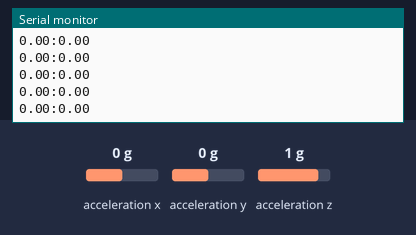
Bench run of a sketch on a simulated Arduino Uno, built for the host (arithmetic inside an expression is 32-bit, double 64-bit). On the bench: the last lines printed to the serial monitor. The inputs (shaded band) are chosen by the test bench; at power-on: acceleration x 0 g, acceleration y 0 g, acceleration z 1 g.

Above: at 1.2 s.
1.3 s: acceleration x set to -1.4 g
At 2.3 s:
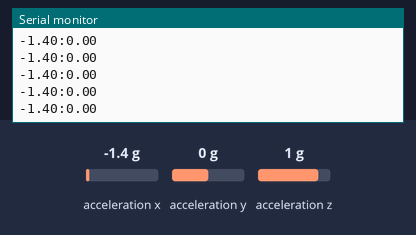
2.8 s: acceleration y set to -1.4 g
At 3.8 s:
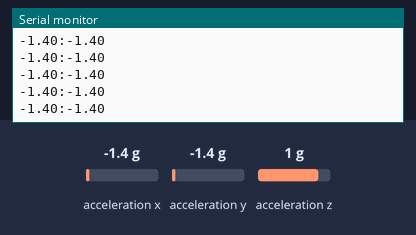
4.3 s: acceleration x set to -0.8 g
At 5.2 s:
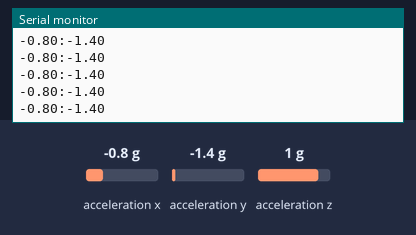
Timing chart, 0 to 7.3 s (numbered marks = the images above; inputs shaded):
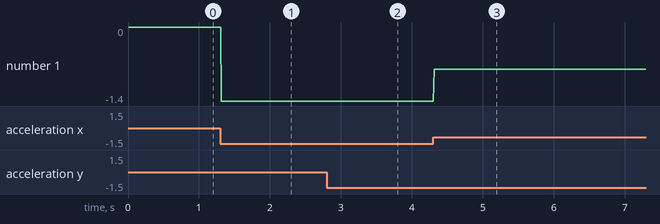

Measured:
- after the input at 1.3 s, the serial monitor: prints a new line at once (image 1)
- after the input at 2.8 s, the serial monitor: prints a new line at once (image 2)
- after the input at 4.3 s, the serial monitor: prints a new line at once (image 3)
- plotted number 1: 0 → -1.4 after the input at 1.3 s, -1.4 → -0.8 after the input at 4.3 s

The sketch:

arduinoToBlender.ino
```cpp
#include "CurieIMU.h"
float ax, ay, az;
void setup() {
  Serial.begin(9600);
  while (!Serial);
  CurieIMU.begin();
  CurieIMU.setAccelerometerRange(2);
}

void loop() {
  CurieIMU.readAccelerometerScaled(ax, ay, az);
  delay(10);
  Serial.print(ax);
  Serial.print(":");
  Serial.print(ay);
  Serial.println();
  Serial.flush();
}
```
